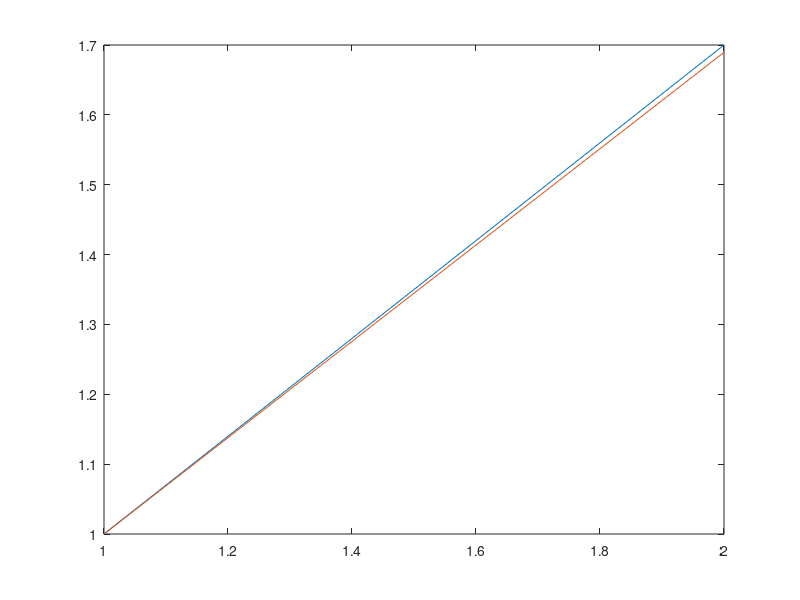

Source code (MATLAB):
close all; clear all;
mu=0.01; % liniowa gestosc masy
tau=100; % napiecie struny
L=1; % dlugosc struny
M=100; % odcinki struny
N=2000; % odcinki czasu
x=linspace(0,L,M)';
v=sqrt(tau/mu);
dx=x(2)-x(1);
dt=dx/v;
p=(v*dt/dx)^2;
s=(sin(5 * x) + 1) ./ (x + 1);
g= 4 * ((x - 0.5).^2) - 1; % tutaj warunek co do pochodnej z y po czasie dla t=0
h= zeros(1,N) + 0.7; % tutaj dodac kat(jesli jest staly)
r= zeros(1,N) + 1; % tutaj dodac polozenie przy x=0 (stale)

% Tlumienie
b = 0.5;
beta = b/2/mu;
q = 1 + beta * dt;
u = 1 - beta * dt;

f(:,1)=s;
f(1,2)=r(2);
f(2:M-1,2)=p/2*(f(3:M,1)-2*f(2:M-1,1)+ f(1:M-2,1))+f(2:M-1,1)+dt*g(2:M-1);
% f(M,2)=p*(f(2,1)- f(1,1)-dx*h(1)) + f(1,1) +dt*g(1);
%f(M, 2) = 2*p * (dx * h(1) + f(M-1, 1) - f(M, 1)) + 2 * f(M, 1) + 2 * dt * g(1) - f(M,2);
f(M,2) = p*(dx * h(1) + f(M-1, 1) - f(M, 1)) + f(M,1) + dt * g(1);
for n=2:N-1
    f(1,n+1)=r(n+1);
    f(2:M-1,n+1)=p/q*(f(3:M,n)-2*f(2:M-1,n)+f(1:M-2,n))+2/q*f(2:M-1,n)-u/q*f(2:M-1,n-1);
    f(M,n+1)=2*p*(dx*h(n) + f(M-1,n) - f(M,n) )+2*f(M,n)-f(M,n-1);
%     plot(f(1:M,n));
%     pause(0.1);
end

[X, T] = meshgrid(1:N, 1:M);
size(X)
size(T)
size(f(1:M,:))
surf(X, T, f(1:M,:), 'EdgeColor','none','LineStyle','none','FaceLighting','phong')


eq_x = [0,1];
eq_y_analytic = 0.7 * eq_x + 1
eq_y_computed = [ f(1,N) f(M,N) ]
plot(eq_y_analytic);
hold on;
plot(eq_y_computed);